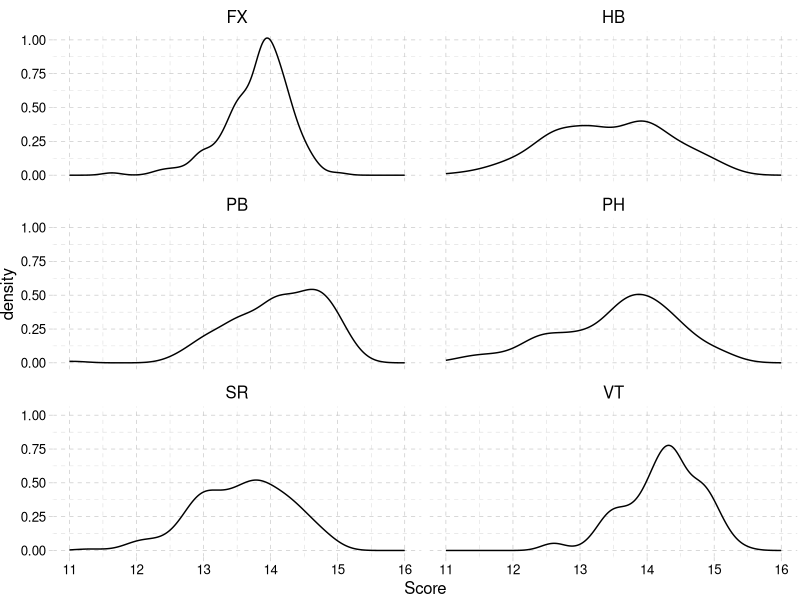
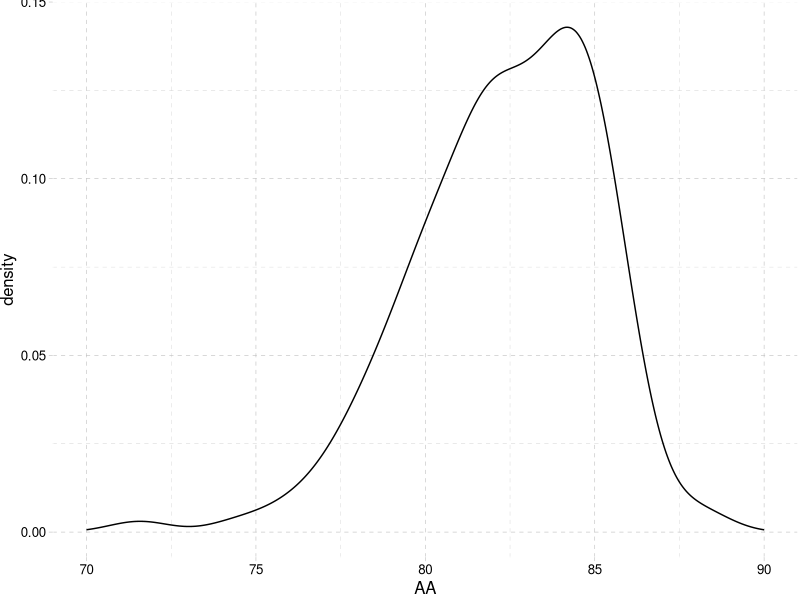

Source code (R) for these figures, in order:
## ---- chunk 1
#| message: FALSE
#| lst-label: lst-data
library(tidyverse)
allJA_df <- read_csv("./AllJapan_results.csv")
nhkJA_df <- read_csv("./NHK_results.csv")
results_df <- bind_rows(list(allJA_df, nhkJA_df)) %>% 
  select(!Total)
## ---- chunk 2
#| label: fig-eventdist
#| fig-cap: national distributions of scores on each event
#| lst-label: lst-eventdist
#| lst-cap: plot of event distributions
library(ggthemes)
eventsdist <- results_df %>% select(!AA) %>%
  pivot_longer(
    cols = c(FX, PH, SR, VT, PB, HB),
    names_to = "Event",
    values_to = "Score",
  ) %>% filter(Score > 1) %>%
  ggplot(aes(x=Score)) +
  geom_density() +
  xlim(11, 16) +
  facet_wrap(~Event, ncol = 2) +
  theme_pander()
eventsdist
## ---- chunk 3
#| label: fig-aadist
#| fig-cap: national distributions of all-around scores
#| lst-label: lst-aadist
#| lst-cap: plot of all-around distribution
aadist <- 
  results_df %>% select(AA) %>%
  ggplot(aes(x=AA)) +
  geom_density() +
  xlim(70, 90) +
  theme_pander()
aadist
## ---- chunk 4
#| label: tbl-averagescores
#| tbl-cap: "Individuals' average scores across nhk and all-japan championships"
team_japan <- c("Hashimoto Daiki", "Oka Shinnosuke", "Kaya Kazuma", "Sugino Takaaki", "Tanigawa Wataru")
# average individual gymnasts' scores across four days
averages_df <- results_df %>% 
  filter(NAME %in% team_japan) %>%  # on olympic team
  group_by(NAME) %>% 
  summarise_at(vars(FX:AA), mean, na.rm=TRUE) %>% 
  arrange(desc(AA))
averages_df
## ---- chunk 5
#| echo: false
#| lst-label: lst-functions
#| lst-cap: functions for calculating team performance

# function to pick top three scores on each event from a team
team_top_scores <- function(names, scores = averages_df, perevent = 3) {
  scores %>% 
    filter(NAME %in% names) %>%
    select(NAME:HB) %>% 
    pivot_longer(
      -NAME,
      names_to = "Event",
      values_to = "Score",
    ) %>% 
    # take top 3 on each event dropping extra tied scores
    group_by(Event) %>% 
    slice_max(n = perevent, order_by = Score, with_ties = FALSE) %>% 
    mutate(
      teamscore = sum(Score),
      # names     = c(unique(NAME))
      )  %>%
    group_by(Event) %>% 
    summarise(
      Score   = first(teamscore),
      OnEvent = list((NAME))
      ) %>% ungroup()
}

# function to take output of select_top_scores and calculate total
team_total <- function(top_scores) {
  top_scores %>% 
    summarise(x=sum(Score)) %>% 
    pull()
}

## ---- chunk 6
#| label: tbl-teamevents
#| tbl-cap: "Team Japan expected event scores"
#| lst-label: lst-actualteam
#| lst-cap: team_top_scores() of actual team picks
actual_team <- team_top_scores(team_japan)
actual_team_tot <- actual_team %>% 
  team_total()
actual_team %>% 
  kableExtra::kable()
